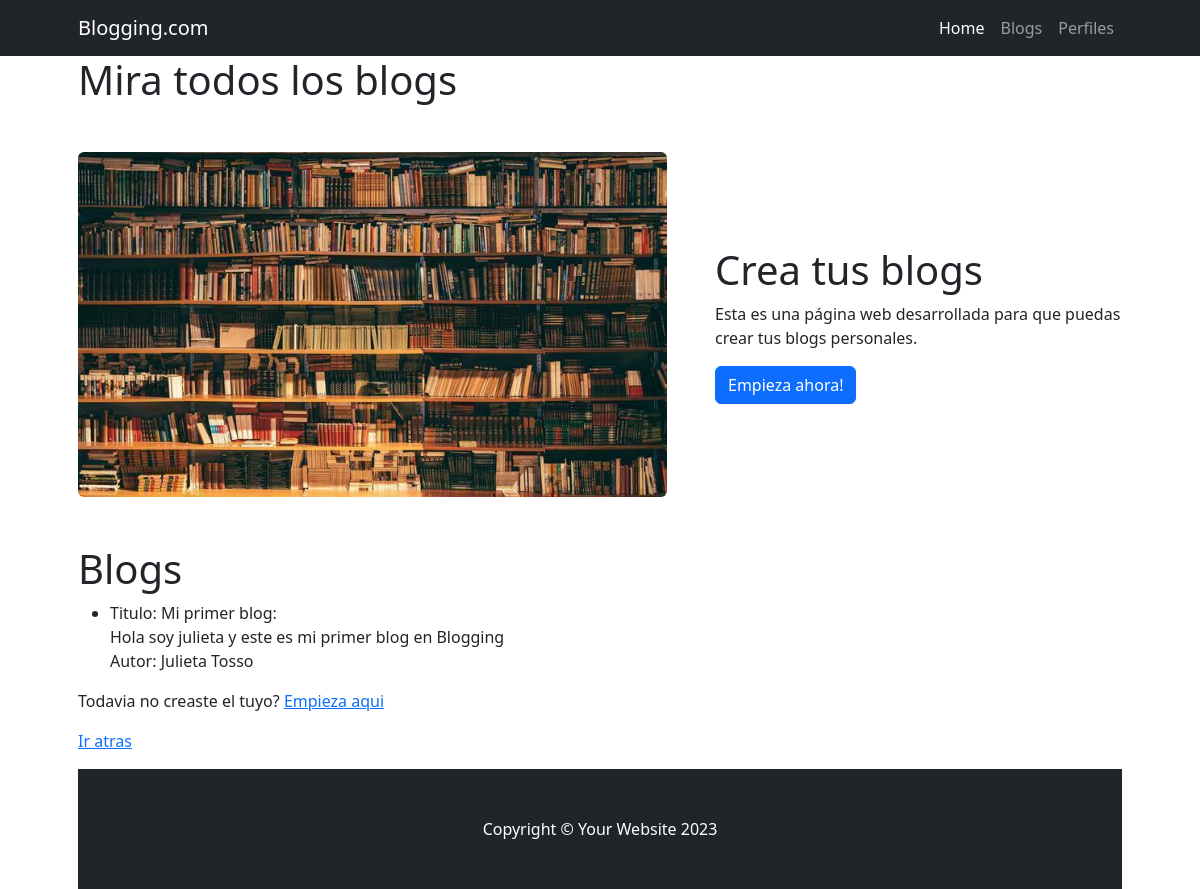
The page /cliente/mostrar_blogs/ on the database as committed earlier.
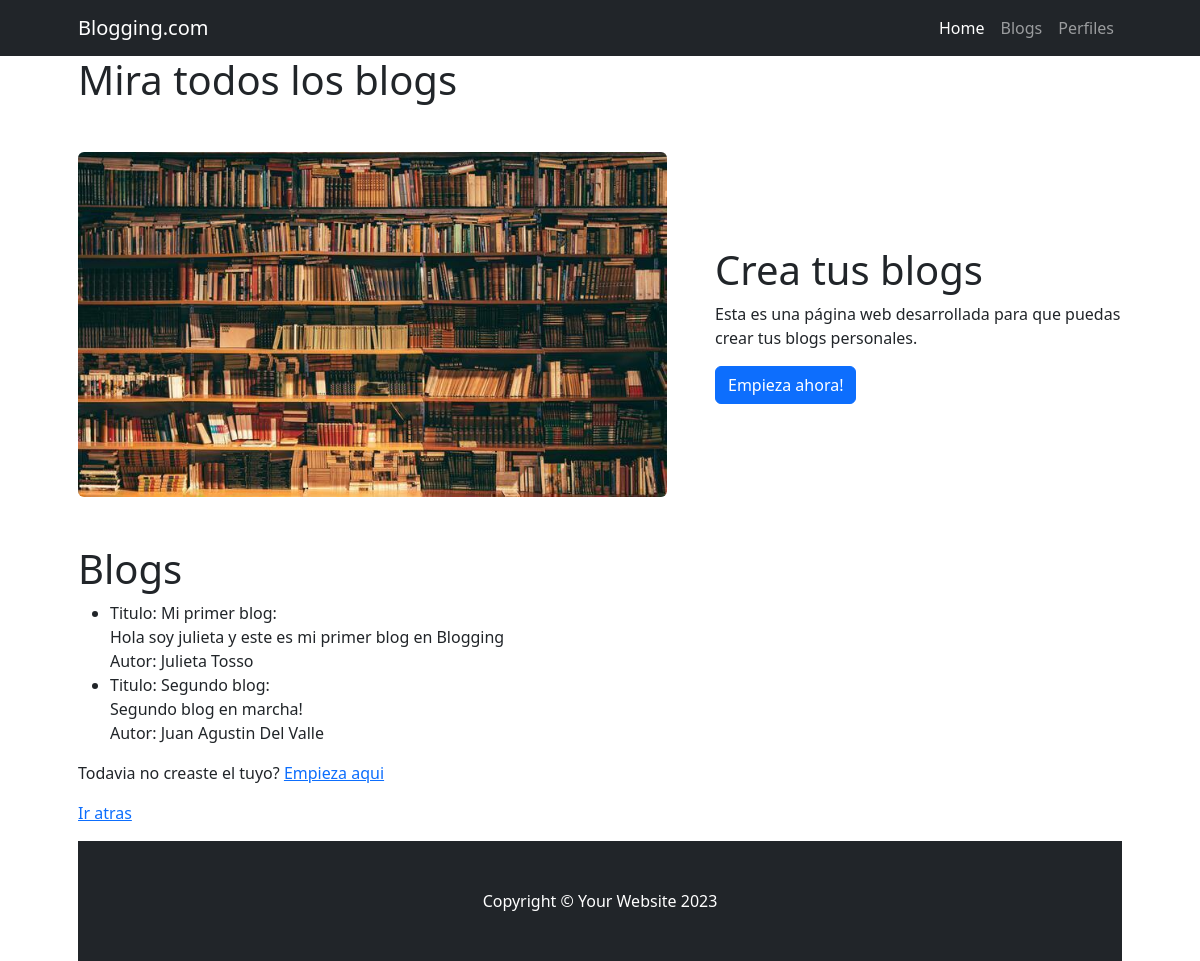
The same page on the database as committed later.
### cliente/models.py (models this page shows, shortened)
class Blog(models.Model):
    titulo = models.CharField(max_length=100)
    contenido = models.CharField(max_length=10000)
    usuario_origen_id = models.ForeignKey(Perfil, on_delete=models.SET_NULL, null=True, blank=True)

class Perfil(models.Model):
    nombre = models.CharField(max_length=100)
    apellido = models.CharField(max_length=100)
    mail = models.CharField(max_length=100)
    nacimiento = models.DateField(null=True)
    usuario = models.ForeignKey(Usuario, on_delete=models.SET_NULL, null=True, blank=True)
    def __str__(self) -> str:
        return f"{self.nombre} {self.apellido}"

### cliente/views.py (the view)
# urls.py: path("mostrar_blogs/", views.mostrar_blogs, name="mostrar_blogs"),
def mostrar_blogs(request):
    blogs = models.Blog.objects.all()
    return render(request, "cliente/mostrar_blogs.html", {"blogs":blogs})

### cliente/templates/cliente/mostrar_blogs.html
{% extends 'home/base.html' %}
{% block title %}
    <h1>Mira todos los blogs</h1>
{% endblock title %}
{% block content %}
    <h1>Blogs</h1>
    <ul>
        {% for blog in blogs %}
            <li> Titulo: {{blog.titulo}}: <br> {{blog.contenido}} <br> Autor: {{blog.usuario_origen_id}} </li>
        {% endfor %}
    </ul>
    <p> Todavia no creaste el tuyo? <a href="{% url 'cliente:crear_blog' %}">Empieza aqui</a></p>
    <p><a href="{% url 'home:index' %}">Ir atras</a><p>
{% endblock content %}

Rows that differ between the two databases and show on the page:
added Blog: titulo "Segundo blog", contenido "Segundo blog en marcha!", usuario_origen_id "Juan Agustin Del Valle"
